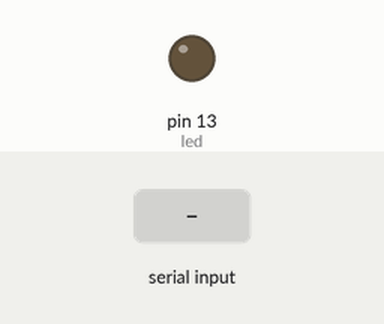
Bench run of a sketch on a simulated Arduino Uno, built with avr-gcc and run on an emulated ATmega328P. On the bench: output pins drawn as LEDs (lit = HIGH). The inputs (shaded band) are chosen by the test bench.

Above: at 1.2 s.
1.3 s: "n" received over Serial
At 1.6 s:
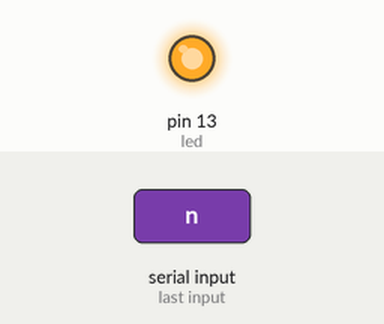
Timing chart, 0 to 4.3 s (numbered marks = the images above; inputs shaded):
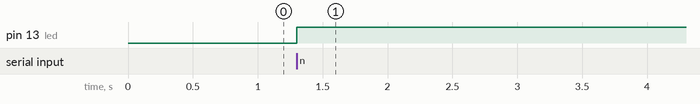

The sketch:

P12_Escritura_serial.ino
```cpp
//Programa para encender un led al escribir una letra en la consola

int led= 13;
char leer;
boolean prendido= false;

void setup()
{
  Serial.begin(9600);
  pinMode(led,OUTPUT);
}

void loop()
{
  leer=Serial.read(); //el valor de la consola, la letra se guarda en una variable

  if((leer=='n') && (prendido==false)) //si es la letra a y está apagado
  {
    digitalWrite(led,HIGH);
    prendido=true;    //enciende el led y acutaliza su estado
  }

  else if ((leer=='n') && (prendido == true)) //si es a y está encendido lo apaga y actualiza de nuevo el estado

  {
    digitalWrite(led,LOW);
    prendido=false;
  }
}
```

Measured:
- after the input at 1.3 s, pin 13 (led): LOW → HIGH at once
